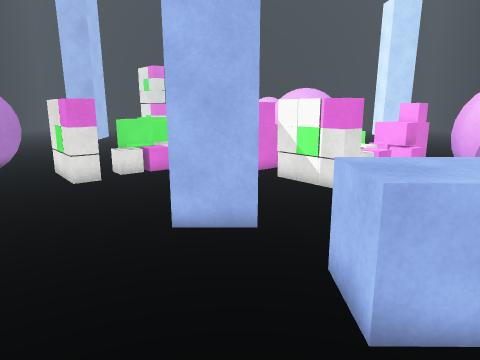
View 1 (above)

17 first-person views from a walk through a Unity game level. The camera is 1.4 m above the floor, tilts 12° down and sees 70° across. The floor is counted in squares, 0.5 m on a side. Each view is taken from the middle of a square. On the plan, view 1 faces up. The plan holds only what a view shows up to about 20 squares ahead; the rest is blank. The place goes on beyond the plan. The player character is not drawn. Surface patterns are stand-ins for the level's own textures.

View 2
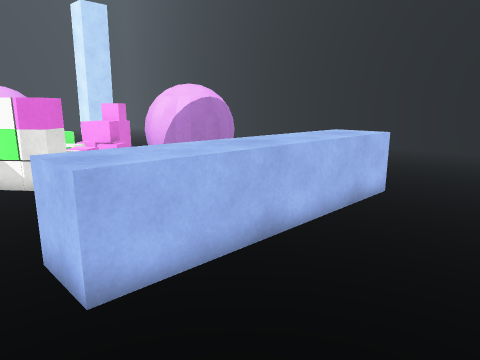

View 3
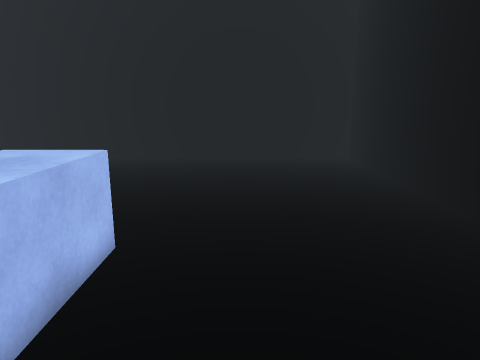

View 4
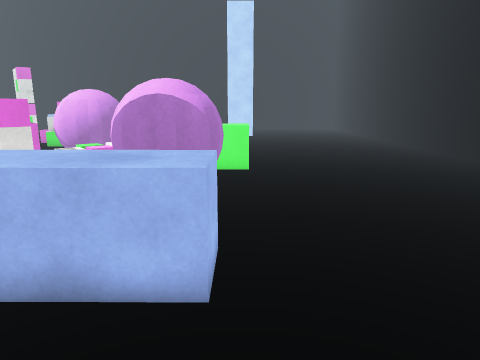

View 5
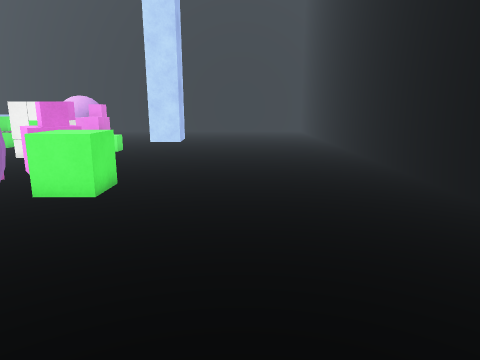

View 6
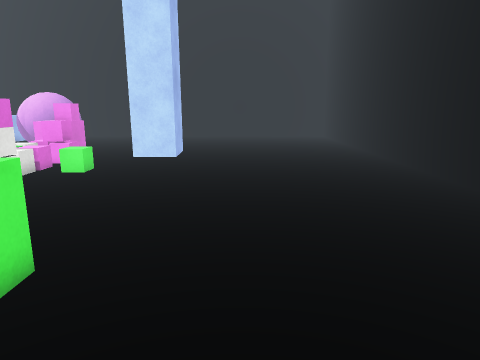

View 7
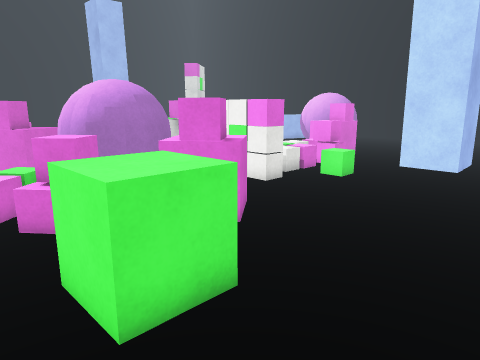

View 8
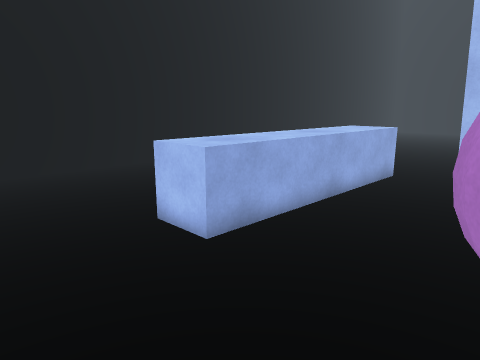

View 9
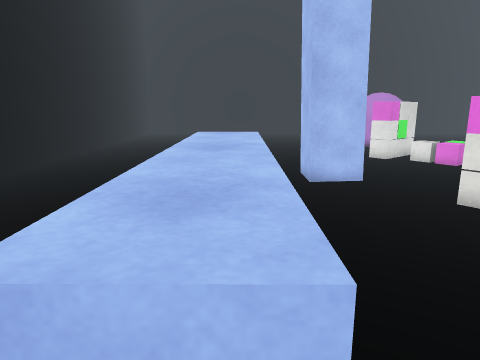

View 10
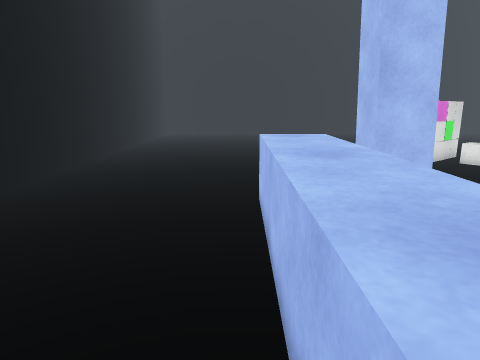

View 11
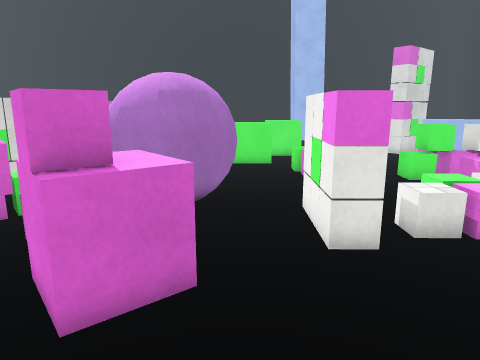

View 12
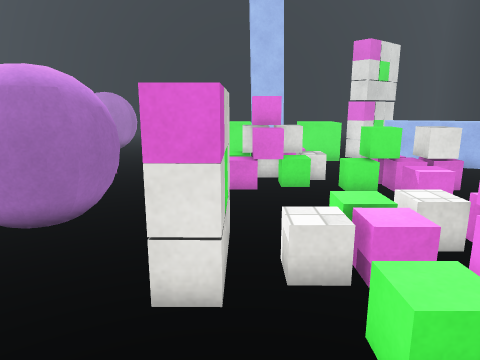

View 13
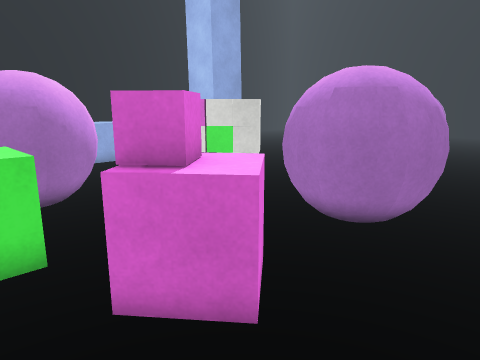

View 14
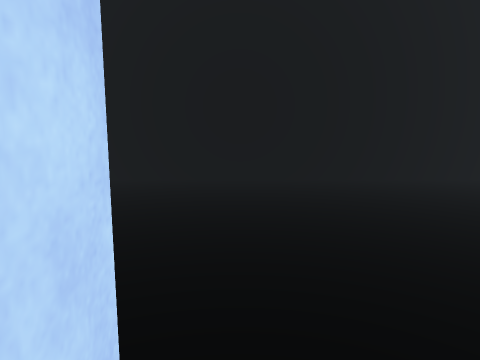

View 15
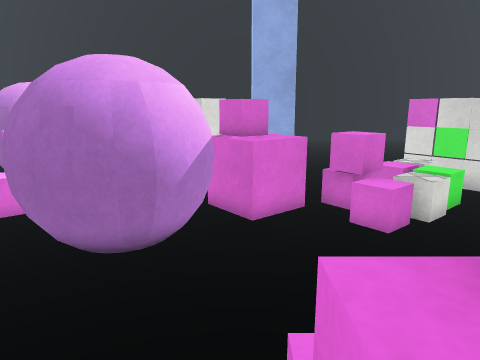

View 16
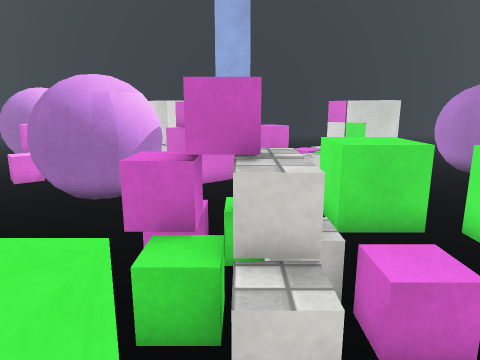

View 17
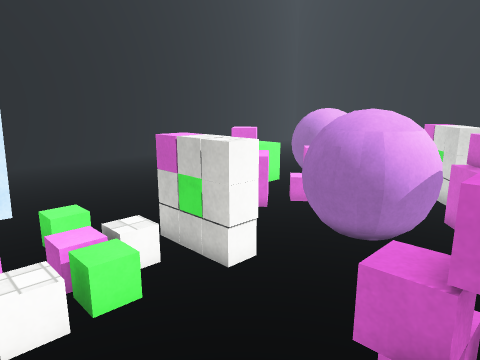

### Floor plan
Key: @ floor where view 1 was taken; # wall or solid block; . floor; / step, stairs or slope; ^ raised ledge; O other object.
Columns run from 8 left of view 1 to 24 right of it. Each row starts with its distance up from view 1.
 31 OO ^^       OOO...  ............#
 30  O .   /        ................#
 29 OOO... /     /OO...  #..........#
 28 OOO ....OO  .O/O...  #..........#
 27  OO    O.....//O...###..........#
 26      OOOO....O//.O..............#
 25   O  . OOO..../O................#
 24 OOO...OOO....OOOO...............#
 23   OOO........OOOO...............#
 22  ..OOO..........................#
 21  ..OOO.....OO...................#
 20 ..........OOOO..OO..............#
 19 ..........OOOO./OOO.............#
 18 ......O..OOOOO./OOO.............#
 17 ....OOOOOOOOOO/O/..OO...........#
 16   .O  O OOO.. OO..OOO...........#
 15 OO. O... O...O///.OOO...........#
 14 OOO.......OO/  .................#
 13 .OOO......OOO   OOOO............#
 12 ..O........OO  OOOOO............#
 11 ...........O.. OOOOO........... #
 10  ...... #.......OOOO........... #
  9  .....###.....................  #
  8  .....###....................  .#
  7  ...............................#
  6   ..............................#
  5   ........^^^^^^^^^^............#
  4  .........^^^^^^^^^^............#
  3 ................................#
  2 ................................#
  1 ................................#
  0 ........@.......................#
 -1 ................................#
 -2 ............... ................#
 -3 .............   ................#
 -4 ............   .................#
 -5 #################################

Positions as (right, up) in squares from view 1, and headings:
1: (0, 0), facing up
2: (0, -1), facing up-right
3: (5, 1), facing right
4: (12, -1), facing up
5: (17, 4), facing up
6: (16, 11), facing up
7: (16, 13), facing up-left
8: (16, 11), facing down-left
9: (13, 5), facing left
10: (12, 3), facing left
11: (14, 21), facing left
12: (12, 24), facing left
13: (12, 23), facing down-left
14: (11, 26), facing right
15: (1, 26), facing down
16: (-1, 30), facing down
17: (-1, 29), facing down-right
